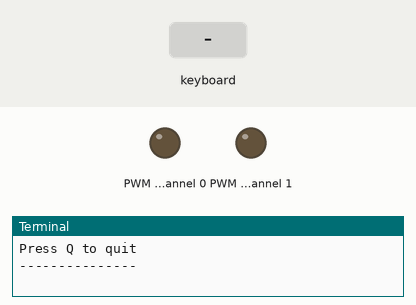
Recording of a program running on a simulated Raspberry Pi (BCM pin numbers). Shown: output pins drawn as LEDs (lit = HIGH), the last lines printed to the terminal. Inputs (shaded band) come from the test bench.

Above: at 1.2 s.
1.3 s: key "5" typed on the keyboard
At 2.5 s:
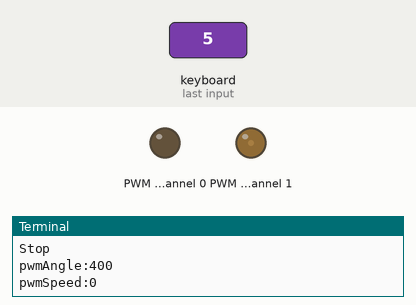
2.8 s: key "8" typed on the keyboard
At 3.9 s:
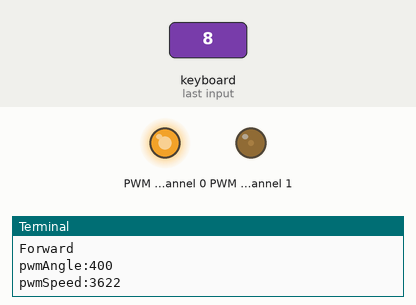
4.3 s: key "4" typed on the keyboard
At 4.8 s:
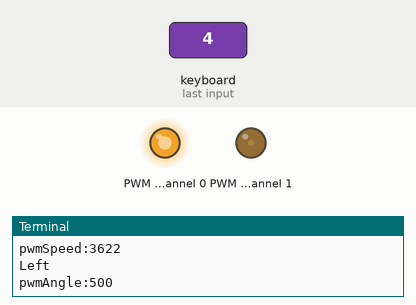
5.8 s: key "6" typed on the keyboard
At 7.0 s:
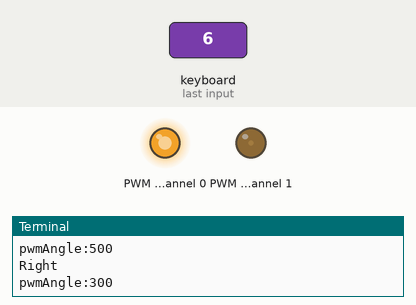
7.3 s: key "2" typed on the keyboard
At 8.3 s:
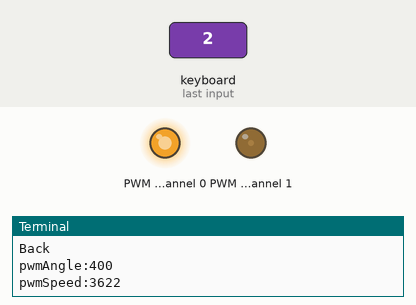
Timing chart, 0 to 10.3 s (numbered marks = the images above; inputs shaded):
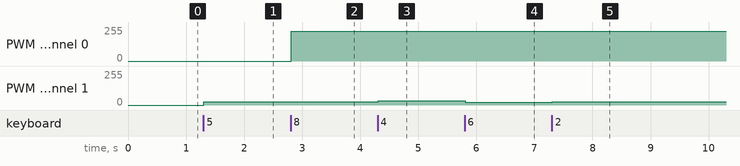

Measured:
- after the input at 1.3 s, PWM channel 1: 0/255 → 25/255 at once
- after the input at 2.8 s, PWM channel 0: 0/255 → 225/255 at once
- after the input at 4.3 s, PWM channel 1: 25/255 → 31/255 at once
- after the input at 5.8 s, PWM channel 1: 31/255 → 19/255 at once
- after the input at 7.3 s, PWM channel 1: 19/255 → 25/255 at once

The program:

motor_test.py
```python
import RPi.GPIO as GPIO
import time
import readchar
import Adafruit_PCA9685, time
pwm_angle = Adafruit_PCA9685.PCA9685()
pwm_speed = Adafruit_PCA9685.PCA9685()
def pwmAngle(pulse):
    global pwm_angle
    pwm_angle.set_pwm_freq(60)
    var = int(pulse / 100 * (300 - 500) + 500)
    pwm_angle.set_pwm(1, 0, var)
    print('pwmAngle:%d' %var)
def pwmSpeed(pulse):
    global pwm_speed
    pwm_speed.set_pwm_freq(500)
    var = 0
    if not pulse == 0: var = int(pulse / 100 * (4000 - 3580) + 3580)
    pwm_speed.set_pwm(0, 0, var)
    print('pwmSpeed:%d' %var)
try:
    print('Press Q to quit')
    print('---------------')
    while True:
        getch = readchar.readchar()
        if getch == 'q': break # 按 Q 跳出程式
        # -----停止-----
        elif getch == '5':
            print('Stop')
            pwmAngle(50)
            pwmSpeed(0)
        # -----前進-----
        elif getch == '8':
            print('Forward')
            pwmAngle(50)
            pwmSpeed(10)
        # -----後退-----
        elif getch == '2':
            print('Back')
            pwmAngle(50)
            pwmSpeed(10)
        # -----左旋-----
        elif getch == '4':
            print('Left')
            pwmAngle(0)
            #pwmSpeed(10)
        # -----右旋-----
        elif getch == '6':
            print('Right')
            pwmAngle(100)
            #pwmSpeed(10)
except KeyboardInterrupt:
    print('關閉程式')
finally:
    GPIO.cleanup()
    print('---------------')
    print('Stop program')
```
